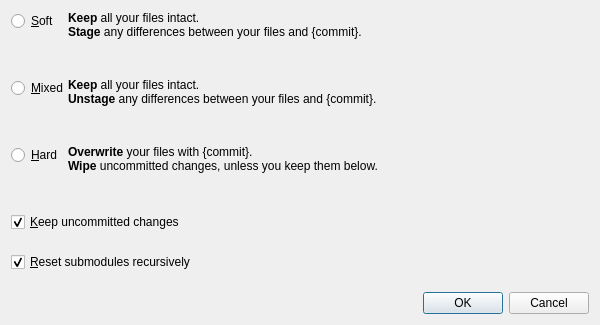
<?xml version="1.0" encoding="UTF-8"?>
<ui version="4.0">
 <class>ResetHeadDialog</class>
 <widget class="QDialog" name="ResetHeadDialog">
  <property name="geometry">
   <rect>
    <x>0</x>
    <y>0</y>
    <width>600</width>
    <height>325</height>
   </rect>
  </property>
  <property name="windowTitle">
   <string>Reset HEAD</string>
  </property>
  <layout class="QGridLayout" name="gridLayout">
   <property name="horizontalSpacing">
    <number>0</number>
   </property>
   <property name="verticalSpacing">
    <number>20</number>
   </property>
   <item row="0" column="0" alignment="Qt::AlignTop">
    <widget class="QRadioButton" name="softButton">
     <property name="autoFillBackground">
      <bool>false</bool>
     </property>
     <property name="text">
      <string notr="true">&amp;Soft</string>
     </property>
    </widget>
   </item>
   <item row="0" column="1">
    <widget class="QLabel" name="softHelp">
     <property name="sizePolicy">
      <sizepolicy hsizetype="Preferred" vsizetype="Fixed">
       <horstretch>2</horstretch>
       <verstretch>0</verstretch>
      </sizepolicy>
     </property>
     <property name="text">
      <string>&lt;b&gt;Keep&lt;/b&gt; all your files intact.
&lt;br&gt;&lt;b&gt;Stage&lt;/b&gt; any differences between your files and {commit}.</string>
     </property>
     <property name="alignment">
      <set>Qt::AlignLeading|Qt::AlignLeft|Qt::AlignTop</set>
     </property>
     <property name="wordWrap">
      <bool>true</bool>
     </property>
    </widget>
   </item>
   <item row="5" column="0" colspan="2">
    <widget class="QDialogButtonBox" name="buttonBox">
     <property name="orientation">
      <enum>Qt::Horizontal</enum>
     </property>
     <property name="standardButtons">
      <set>QDialogButtonBox::Cancel|QDialogButtonBox::Ok</set>
     </property>
    </widget>
   </item>
   <item row="2" column="0" alignment="Qt::AlignTop">
    <widget class="QRadioButton" name="hardButton">
     <property name="text">
      <string notr="true">&amp;Hard</string>
     </property>
    </widget>
   </item>
   <item row="1" column="1">
    <widget class="QLabel" name="mixedHelp">
     <property name="text">
      <string>&lt;b&gt;Keep&lt;/b&gt; all your files intact.
&lt;br&gt;&lt;b&gt;Unstage&lt;/b&gt; any differences between your files and {commit}.</string>
     </property>
     <property name="alignment">
      <set>Qt::AlignLeading|Qt::AlignLeft|Qt::AlignTop</set>
     </property>
     <property name="wordWrap">
      <bool>true</bool>
     </property>
    </widget>
   </item>
   <item row="2" column="1">
    <widget class="QLabel" name="hardHelp">
     <property name="text">
      <string>&lt;b&gt;Overwrite&lt;/b&gt; your files with {commit}.
&lt;br&gt;&lt;b&gt;Wipe&lt;/b&gt; uncommitted changes, unless you keep them below.</string>
     </property>
     <property name="alignment">
      <set>Qt::AlignLeading|Qt::AlignLeft|Qt::AlignTop</set>
     </property>
     <property name="wordWrap">
      <bool>true</bool>
     </property>
    </widget>
   </item>
   <item row="1" column="0" alignment="Qt::AlignTop">
    <widget class="QRadioButton" name="mixedButton">
     <property name="text">
      <string notr="true">&amp;Mixed</string>
     </property>
    </widget>
   </item>
   <item row="3" column="0" colspan="2">
    <widget class="QCheckBox" name="keepCheckBox">
     <property name="text">
      <string>&amp;Keep uncommitted changes</string>
     </property>
     <property name="checked">
      <bool>true</bool>
     </property>
    </widget>
   </item>
   <item row="4" column="0" colspan="2">
    <widget class="QCheckBox" name="recurseCheckBox">
     <property name="text">
      <string>&amp;Reset submodules recursively</string>
     </property>
     <property name="checked">
      <bool>true</bool>
     </property>
    </widget>
   </item>
  </layout>
 </widget>
 <tabstops>
  <tabstop>softButton</tabstop>
  <tabstop>mixedButton</tabstop>
  <tabstop>hardButton</tabstop>
  <tabstop>keepCheckBox</tabstop>
  <tabstop>recurseCheckBox</tabstop>
 </tabstops>
 <resources/>
 <connections>
  <connection>
   <sender>buttonBox</sender>
   <signal>accepted()</signal>
   <receiver>ResetHeadDialog</receiver>
   <slot>accept()</slot>
   <hints>
    <hint type="sourcelabel">
     <x>254</x>
     <y>318</y>
    </hint>
    <hint type="destinationlabel">
     <x>157</x>
     <y>274</y>
    </hint>
   </hints>
  </connection>
  <connection>
   <sender>buttonBox</sender>
   <signal>rejected()</signal>
   <receiver>ResetHeadDialog</receiver>
   <slot>reject()</slot>
   <hints>
    <hint type="sourcelabel">
     <x>322</x>
     <y>318</y>
    </hint>
    <hint type="destinationlabel">
     <x>286</x>
     <y>274</y>
    </hint>
   </hints>
  </connection>
 </connections>
</ui>
